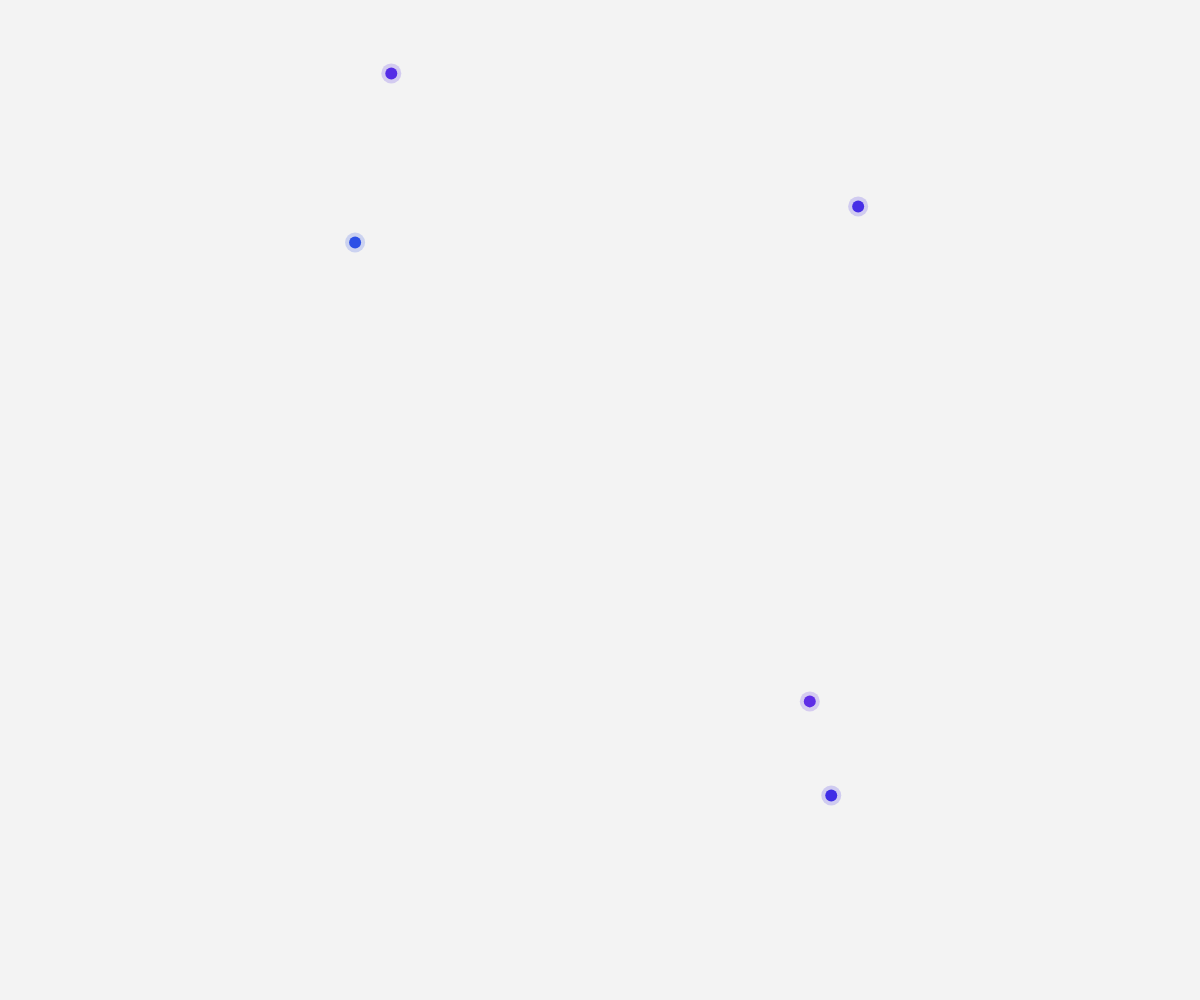
Frame 1 (no input)
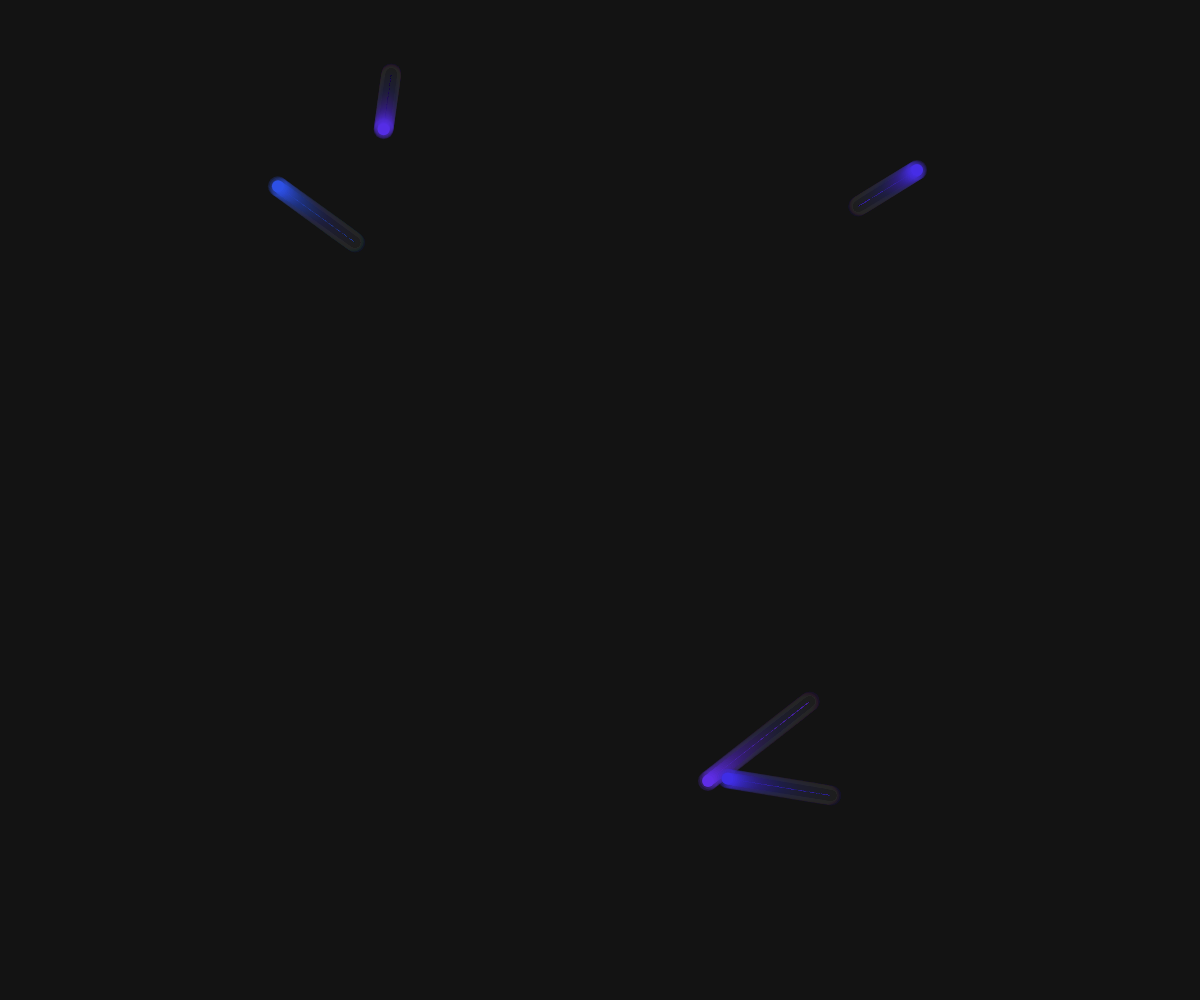
Frame 60 (no input)
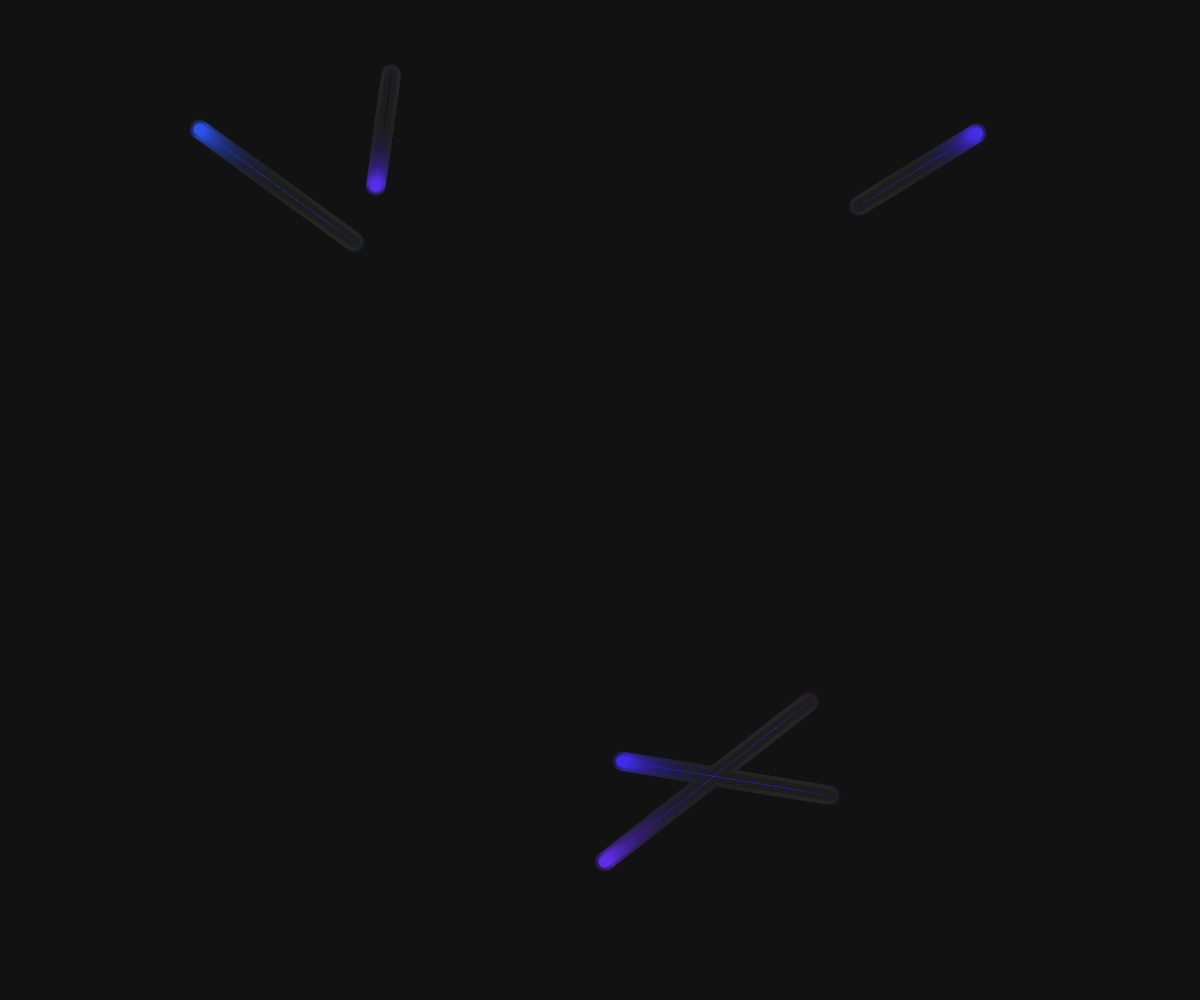
Frame 120 (the mouse pressed at the canvas centre since frame 60)

The p5.js sketch that drew these frames (run headless with seeded random() and noise() and a simulated clock; from frame 60 on, the mouse is pressed at the canvas centre):

// p5.js sketch
// ── sketch.js
let skaters = [];
const trailLength = 100;
const numSkaters = 5;

function setup() {
  createCanvas(windowWidth, windowHeight);
  colorMode(HSB, 360, 100, 100, 1);
  noStroke();
  
  // Initialize skaters
  for (let i = 0; i < numSkaters; i++) {
    skaters.push({
      x: random(width),
      y: random(height),
      vx: random(-2, 2),
      vy: random(-2, 2),
      hue: random(200, 260), // Cool blues
      trail: []
    });
  }
}

function draw() {
  background(0, 0, 10, 0.05); // Semi-transparent background for trail fading
  
  // Update and draw skaters
  for (let s of skaters) {
    // Update position
    s.x += s.vx;
    s.y += s.vy;
    
    // Bounce off edges
    if (s.x < 0 || s.x > width) s.vx *= -1;
    if (s.y < 0 || s.y > height) s.vy *= -1;
    
    // Add current position to trail
    s.trail.push({x: s.x, y: s.y, age: 0});
    
    // Remove old points from trail
    if (s.trail.length > trailLength) {
      s.trail.shift();
    }
    
    // Draw trail
    beginShape();
    for (let i = 0; i < s.trail.length; i++) {
      const point = s.trail[i];
      const alpha = map(point.age, 0, trailLength, 0.8, 0);
      const size = map(point.age, 0, trailLength, 8, 2);
      fill(s.hue, 80, 90, alpha);
      vertex(point.x, point.y);
    }
    endShape();
    
    // Draw skater body
    fill(s.hue, 80, 90);
    ellipse(s.x, s.y, 12, 12);
    
    // Draw glowing effect around skater
    fill(s.hue, 80, 90, 0.2);
    ellipse(s.x, s.y, 20, 20);
  }
}

function windowResized() {
  resizeCanvas(windowWidth, windowHeight);
}
